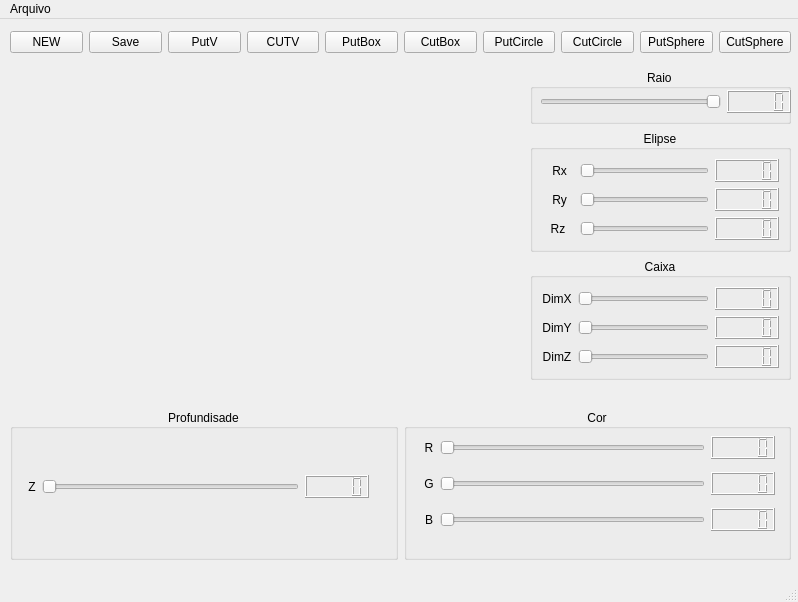
<?xml version="1.0" encoding="UTF-8"?>
<ui version="4.0">
 <class>MainWindow</class>
 <widget class="QMainWindow" name="MainWindow">
  <property name="geometry">
   <rect>
    <x>0</x>
    <y>0</y>
    <width>798</width>
    <height>602</height>
   </rect>
  </property>
  <property name="windowTitle">
   <string>MainWindow</string>
  </property>
  <widget class="QWidget" name="centralwidget">
   <widget class="VisaoXY" name="widget" native="true">
    <property name="geometry">
     <rect>
      <x>100</x>
      <y>40</y>
      <width>331</width>
      <height>331</height>
     </rect>
    </property>
   </widget>
   <widget class="QWidget" name="">
    <property name="geometry">
     <rect>
      <x>10</x>
      <y>10</y>
      <width>781</width>
      <height>26</height>
     </rect>
    </property>
    <layout class="QHBoxLayout" name="horizontalLayout_3">
     <item>
      <widget class="QPushButton" name="pushButtonNew">
       <property name="text">
        <string>NEW</string>
       </property>
      </widget>
     </item>
     <item>
      <widget class="QPushButton" name="pushButtonSave">
       <property name="text">
        <string>Save</string>
       </property>
      </widget>
     </item>
     <item>
      <widget class="QPushButton" name="pushButtonPutVoxel">
       <property name="text">
        <string>PutV</string>
       </property>
      </widget>
     </item>
     <item>
      <widget class="QPushButton" name="pushButtonCutVoxel">
       <property name="text">
        <string>CUTV</string>
       </property>
      </widget>
     </item>
     <item>
      <widget class="QPushButton" name="pushButtonPutBox">
       <property name="text">
        <string>PutBox</string>
       </property>
      </widget>
     </item>
     <item>
      <widget class="QPushButton" name="pushButtonCutBox">
       <property name="text">
        <string>CutBox</string>
       </property>
      </widget>
     </item>
     <item>
      <widget class="QPushButton" name="pushButtonPutCircle">
       <property name="text">
        <string>PutCircle</string>
       </property>
      </widget>
     </item>
     <item>
      <widget class="QPushButton" name="pushButtonCutCircle">
       <property name="text">
        <string>CutCircle</string>
       </property>
      </widget>
     </item>
     <item>
      <widget class="QPushButton" name="pushButtonPutSphere">
       <property name="text">
        <string>PutSphere</string>
       </property>
      </widget>
     </item>
     <item>
      <widget class="QPushButton" name="pushButtonCutSphere">
       <property name="text">
        <string>CutSphere</string>
       </property>
      </widget>
     </item>
    </layout>
   </widget>
   <widget class="QWidget" name="">
    <property name="geometry">
     <rect>
      <x>530</x>
      <y>50</y>
      <width>261</width>
      <height>311</height>
     </rect>
    </property>
    <layout class="QVBoxLayout" name="verticalLayout_2">
     <item>
      <widget class="QGroupBox" name="groupBoxRaio">
       <property name="layoutDirection">
        <enum>Qt::RightToLeft</enum>
       </property>
       <property name="title">
        <string>Raio </string>
       </property>
       <property name="alignment">
        <set>Qt::AlignCenter</set>
       </property>
       <widget class="QWidget" name="">
        <property name="geometry">
         <rect>
          <x>10</x>
          <y>20</y>
          <width>251</width>
          <height>25</height>
         </rect>
        </property>
        <layout class="QGridLayout" name="gridLayout_6">
         <item row="0" column="1">
          <widget class="QLCDNumber" name="lcdNumberRaio"/>
         </item>
         <item row="0" column="2">
          <widget class="QSlider" name="horizontalSliderRaio">
           <property name="orientation">
            <enum>Qt::Horizontal</enum>
           </property>
          </widget>
         </item>
        </layout>
       </widget>
      </widget>
     </item>
     <item>
      <widget class="QGroupBox" name="groupBoxElipse">
       <property name="title">
        <string>Elipse</string>
       </property>
       <property name="alignment">
        <set>Qt::AlignCenter</set>
       </property>
       <layout class="QGridLayout" name="gridLayout_3">
        <item row="0" column="0">
         <layout class="QGridLayout" name="gridLayout">
          <item row="0" column="0">
           <widget class="QLabel" name="labelRx">
            <property name="text">
             <string>   Rx  </string>
            </property>
            <property name="alignment">
             <set>Qt::AlignCenter</set>
            </property>
           </widget>
          </item>
          <item row="1" column="0">
           <widget class="QLabel" name="labelRy">
            <property name="text">
             <string> Ry</string>
            </property>
            <property name="alignment">
             <set>Qt::AlignCenter</set>
            </property>
           </widget>
          </item>
          <item row="2" column="0">
           <widget class="QLabel" name="labelRz">
            <property name="text">
             <string>Rz</string>
            </property>
            <property name="alignment">
             <set>Qt::AlignCenter</set>
            </property>
           </widget>
          </item>
          <item row="0" column="1">
           <widget class="QSlider" name="horizontalSlider1ELipse">
            <property name="orientation">
             <enum>Qt::Horizontal</enum>
            </property>
           </widget>
          </item>
          <item row="2" column="1">
           <widget class="QSlider" name="horizontalSlider3Elipseslider3Elipse">
            <property name="orientation">
             <enum>Qt::Horizontal</enum>
            </property>
           </widget>
          </item>
          <item row="1" column="1">
           <widget class="QSlider" name="horizontalSlider2Elipse">
            <property name="orientation">
             <enum>Qt::Horizontal</enum>
            </property>
           </widget>
          </item>
          <item row="0" column="2">
           <widget class="QLCDNumber" name="lcdNumber_4"/>
          </item>
          <item row="1" column="2">
           <widget class="QLCDNumber" name="lcdNumber_5"/>
          </item>
          <item row="2" column="2">
           <widget class="QLCDNumber" name="lcdNumber_6"/>
          </item>
         </layout>
        </item>
       </layout>
      </widget>
     </item>
     <item>
      <widget class="QGroupBox" name="groupBoxCaixa">
       <property name="title">
        <string>Caixa</string>
       </property>
       <property name="alignment">
        <set>Qt::AlignCenter</set>
       </property>
       <layout class="QGridLayout" name="gridLayout_2">
        <item row="0" column="0">
         <layout class="QGridLayout" name="gridLayout_5">
          <item row="0" column="0">
           <widget class="QLabel" name="labelDimx">
            <property name="text">
             <string>DimX</string>
            </property>
            <property name="alignment">
             <set>Qt::AlignCenter</set>
            </property>
           </widget>
          </item>
          <item row="0" column="1">
           <widget class="QSlider" name="horizontalSliderDimX">
            <property name="orientation">
             <enum>Qt::Horizontal</enum>
            </property>
           </widget>
          </item>
          <item row="0" column="2">
           <widget class="QLCDNumber" name="lcdNumber"/>
          </item>
          <item row="1" column="0">
           <widget class="QLabel" name="labelDimY">
            <property name="text">
             <string>DimY</string>
            </property>
            <property name="alignment">
             <set>Qt::AlignCenter</set>
            </property>
           </widget>
          </item>
          <item row="1" column="1">
           <widget class="QSlider" name="horizontalSliderDimY">
            <property name="orientation">
             <enum>Qt::Horizontal</enum>
            </property>
           </widget>
          </item>
          <item row="1" column="2">
           <widget class="QLCDNumber" name="lcdNumber_3"/>
          </item>
          <item row="2" column="0">
           <widget class="QLabel" name="labelDimZ">
            <property name="text">
             <string>DimZ</string>
            </property>
            <property name="alignment">
             <set>Qt::AlignCenter</set>
            </property>
           </widget>
          </item>
          <item row="2" column="1">
           <widget class="QSlider" name="horizontalSliderDimZ">
            <property name="orientation">
             <enum>Qt::Horizontal</enum>
            </property>
           </widget>
          </item>
          <item row="2" column="2">
           <widget class="QLCDNumber" name="lcdNumber_2"/>
          </item>
         </layout>
        </item>
       </layout>
      </widget>
     </item>
    </layout>
   </widget>
   <widget class="QWidget" name="">
    <property name="geometry">
     <rect>
      <x>10</x>
      <y>390</y>
      <width>781</width>
      <height>151</height>
     </rect>
    </property>
    <layout class="QHBoxLayout" name="horizontalLayout_2">
     <item>
      <widget class="QGroupBox" name="groupBoxCoordenadas">
       <property name="title">
        <string>Profundisade</string>
       </property>
       <property name="alignment">
        <set>Qt::AlignCenter</set>
       </property>
       <widget class="QWidget" name="">
        <property name="geometry">
         <rect>
          <x>18</x>
          <y>22</y>
          <width>341</width>
          <height>111</height>
         </rect>
        </property>
        <layout class="QGridLayout" name="gridLayout_7">
         <item row="0" column="1">
          <widget class="QSlider" name="horizontalSliderZ">
           <property name="maximum">
            <number>30</number>
           </property>
           <property name="orientation">
            <enum>Qt::Horizontal</enum>
           </property>
          </widget>
         </item>
         <item row="0" column="0">
          <widget class="QLabel" name="labelZ">
           <property name="text">
            <string>Z</string>
           </property>
           <property name="alignment">
            <set>Qt::AlignCenter</set>
           </property>
          </widget>
         </item>
         <item row="0" column="2">
          <widget class="QLCDNumber" name="lcdNumberZ"/>
         </item>
        </layout>
       </widget>
      </widget>
     </item>
     <item>
      <widget class="QGroupBox" name="groupBox">
       <property name="title">
        <string>Cor</string>
       </property>
       <property name="alignment">
        <set>Qt::AlignCenter</set>
       </property>
       <widget class="QWidget" name="">
        <property name="geometry">
         <rect>
          <x>20</x>
          <y>20</y>
          <width>351</width>
          <height>111</height>
         </rect>
        </property>
        <layout class="QGridLayout" name="gridLayout_8">
         <item row="1" column="1">
          <widget class="QSlider" name="horizontalSliderG">
           <property name="orientation">
            <enum>Qt::Horizontal</enum>
           </property>
          </widget>
         </item>
         <item row="2" column="2">
          <widget class="QLCDNumber" name="lcdNumberB"/>
         </item>
         <item row="2" column="0">
          <widget class="QLabel" name="labelB">
           <property name="text">
            <string>B</string>
           </property>
           <property name="alignment">
            <set>Qt::AlignCenter</set>
           </property>
          </widget>
         </item>
         <item row="1" column="2">
          <widget class="QLCDNumber" name="lcdNumberG"/>
         </item>
         <item row="2" column="1">
          <widget class="QSlider" name="horizontalSliderB">
           <property name="orientation">
            <enum>Qt::Horizontal</enum>
           </property>
          </widget>
         </item>
         <item row="1" column="0">
          <widget class="QLabel" name="labelG">
           <property name="text">
            <string>G</string>
           </property>
           <property name="alignment">
            <set>Qt::AlignCenter</set>
           </property>
          </widget>
         </item>
         <item row="0" column="2">
          <widget class="QLCDNumber" name="lcdNumberR"/>
         </item>
         <item row="0" column="0">
          <widget class="QLabel" name="labelR">
           <property name="text">
            <string>R</string>
           </property>
           <property name="alignment">
            <set>Qt::AlignCenter</set>
           </property>
          </widget>
         </item>
         <item row="0" column="1">
          <widget class="QSlider" name="horizontalSliderR">
           <property name="orientation">
            <enum>Qt::Horizontal</enum>
           </property>
          </widget>
         </item>
        </layout>
       </widget>
      </widget>
     </item>
    </layout>
   </widget>
  </widget>
  <widget class="QMenuBar" name="menubar">
   <property name="geometry">
    <rect>
     <x>0</x>
     <y>0</y>
     <width>798</width>
     <height>22</height>
    </rect>
   </property>
   <widget class="QMenu" name="menuArquivo">
    <property name="title">
     <string>Arquivo</string>
    </property>
    <addaction name="separator"/>
    <addaction name="separator"/>
    <addaction name="separator"/>
    <addaction name="actionSalvar"/>
    <addaction name="actionEditar"/>
    <addaction name="actionSair"/>
   </widget>
   <addaction name="menuArquivo"/>
  </widget>
  <widget class="QStatusBar" name="statusbar"/>
  <action name="actionSalvar">
   <property name="text">
    <string>Salvar</string>
   </property>
  </action>
  <action name="actionEditar">
   <property name="text">
    <string>Editar</string>
   </property>
  </action>
  <action name="actionSair">
   <property name="icon">
    <iconset resource="recursos.qrc">
     <normaloff>:/icones/recursos/voxel.png</normaloff>:/icones/recursos/voxel.png</iconset>
   </property>
   <property name="text">
    <string>Sair</string>
   </property>
  </action>
 </widget>
 <customwidgets>
  <customwidget>
   <class>VisaoXY</class>
   <extends>QWidget</extends>
   <header>visaoxy.h</header>
   <container>1</container>
  </customwidget>
 </customwidgets>
 <resources>
  <include location="recursos.qrc"/>
 </resources>
 <connections>
  <connection>
   <sender>horizontalSliderRaio</sender>
   <signal>valueChanged(int)</signal>
   <receiver>lcdNumberRaio</receiver>
   <slot>display(int)</slot>
   <hints>
    <hint type="sourcelabel">
     <x>640</x>
     <y>95</y>
    </hint>
    <hint type="destinationlabel">
     <x>736</x>
     <y>99</y>
    </hint>
   </hints>
  </connection>
  <connection>
   <sender>horizontalSlider1ELipse</sender>
   <signal>valueChanged(int)</signal>
   <receiver>lcdNumber_4</receiver>
   <slot>display(int)</slot>
   <hints>
    <hint type="sourcelabel">
     <x>625</x>
     <y>180</y>
    </hint>
    <hint type="destinationlabel">
     <x>739</x>
     <y>173</y>
    </hint>
   </hints>
  </connection>
  <connection>
   <sender>horizontalSlider2Elipse</sender>
   <signal>valueChanged(int)</signal>
   <receiver>lcdNumber_5</receiver>
   <slot>display(int)</slot>
   <hints>
    <hint type="sourcelabel">
     <x>652</x>
     <y>203</y>
    </hint>
    <hint type="destinationlabel">
     <x>734</x>
     <y>206</y>
    </hint>
   </hints>
  </connection>
  <connection>
   <sender>horizontalSlider3Elipseslider3Elipse</sender>
   <signal>valueChanged(int)</signal>
   <receiver>lcdNumber_6</receiver>
   <slot>display(int)</slot>
   <hints>
    <hint type="sourcelabel">
     <x>617</x>
     <y>229</y>
    </hint>
    <hint type="destinationlabel">
     <x>737</x>
     <y>236</y>
    </hint>
   </hints>
  </connection>
  <connection>
   <sender>horizontalSliderDimX</sender>
   <signal>valueChanged(int)</signal>
   <receiver>lcdNumber</receiver>
   <slot>display(int)</slot>
   <hints>
    <hint type="sourcelabel">
     <x>655</x>
     <y>301</y>
    </hint>
    <hint type="destinationlabel">
     <x>745</x>
     <y>309</y>
    </hint>
   </hints>
  </connection>
  <connection>
   <sender>horizontalSliderDimY</sender>
   <signal>valueChanged(int)</signal>
   <receiver>lcdNumber_3</receiver>
   <slot>display(int)</slot>
   <hints>
    <hint type="sourcelabel">
     <x>638</x>
     <y>328</y>
    </hint>
    <hint type="destinationlabel">
     <x>759</x>
     <y>333</y>
    </hint>
   </hints>
  </connection>
  <connection>
   <sender>horizontalSliderDimZ</sender>
   <signal>valueChanged(int)</signal>
   <receiver>lcdNumber_2</receiver>
   <slot>display(int)</slot>
   <hints>
    <hint type="sourcelabel">
     <x>615</x>
     <y>358</y>
    </hint>
    <hint type="destinationlabel">
     <x>752</x>
     <y>354</y>
    </hint>
   </hints>
  </connection>
  <connection>
   <sender>horizontalSliderR</sender>
   <signal>valueChanged(int)</signal>
   <receiver>lcdNumberR</receiver>
   <slot>display(int)</slot>
   <hints>
    <hint type="sourcelabel">
     <x>566</x>
     <y>457</y>
    </hint>
    <hint type="destinationlabel">
     <x>730</x>
     <y>457</y>
    </hint>
   </hints>
  </connection>
  <connection>
   <sender>horizontalSliderG</sender>
   <signal>valueChanged(int)</signal>
   <receiver>lcdNumberG</receiver>
   <slot>display(int)</slot>
   <hints>
    <hint type="sourcelabel">
     <x>617</x>
     <y>481</y>
    </hint>
    <hint type="destinationlabel">
     <x>727</x>
     <y>490</y>
    </hint>
   </hints>
  </connection>
  <connection>
   <sender>horizontalSliderB</sender>
   <signal>valueChanged(int)</signal>
   <receiver>lcdNumberB</receiver>
   <slot>display(int)</slot>
   <hints>
    <hint type="sourcelabel">
     <x>626</x>
     <y>524</y>
    </hint>
    <hint type="destinationlabel">
     <x>716</x>
     <y>527</y>
    </hint>
   </hints>
  </connection>
  <connection>
   <sender>actionSair</sender>
   <signal>triggered()</signal>
   <receiver>MainWindow</receiver>
   <slot>sair()</slot>
   <hints>
    <hint type="sourcelabel">
     <x>-1</x>
     <y>-1</y>
    </hint>
    <hint type="destinationlabel">
     <x>398</x>
     <y>300</y>
    </hint>
   </hints>
  </connection>
  <connection>
   <sender>horizontalSliderZ</sender>
   <signal>valueChanged(int)</signal>
   <receiver>lcdNumberZ</receiver>
   <slot>display(int)</slot>
   <hints>
    <hint type="sourcelabel">
     <x>272</x>
     <y>526</y>
    </hint>
    <hint type="destinationlabel">
     <x>325</x>
     <y>522</y>
    </hint>
   </hints>
  </connection>
 </connections>
 <slots>
  <slot>sair()</slot>
 </slots>
</ui>
